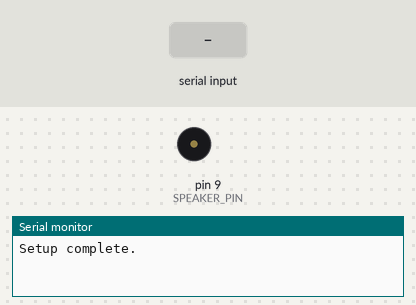
A sketch run on a simulated Arduino Uno, built with avr-gcc and run on an emulated ATmega328P. Shown: buzzer (waves = sounding), the last lines printed to the serial monitor. The test bench sets the inputs (shaded band).

Above: at 1.2 s.
1.3 s: "A90\n" received over Serial
At 2.1 s:
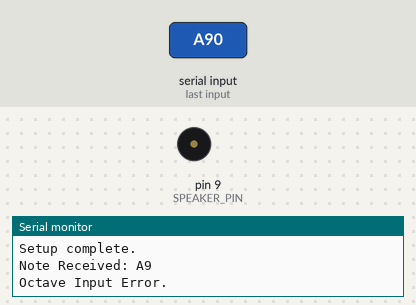
2.8 s: "a90\n" received over Serial
At 3.3 s:
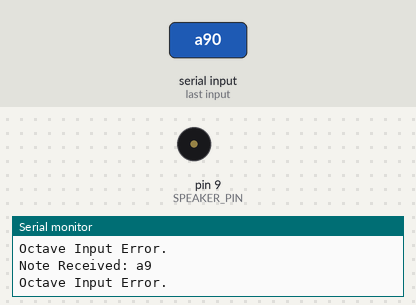
Timing chart, 0 to 5.8 s (numbered marks = the images above; inputs shaded):
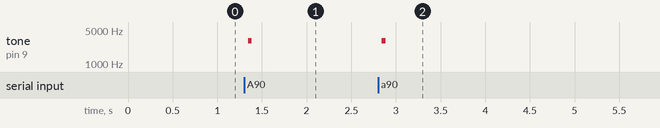

Measured:
- after the input at 1.3 s, tone on pin 9 (SPEAKER_PIN): silent → 2976 Hz at once, → silent 0.04 s later
- after the input at 2.8 s, tone on pin 9 (SPEAKER_PIN): silent → 2976 Hz at once, → silent 0.04 s later

The sketch:

Sound.ino
```cpp
#define SPEAKER_PIN 9

unsigned int duty = 50;

void setup() {
  // initialize speaker pin as an output.
  pinMode(SPEAKER_PIN, OUTPUT);
  // start serial monitor.
  Serial.begin(9600);

  // initialize timer1
  noInterrupts();           // disable all interrupts
  TCCR1A = 0;
  TCCR1B = 0;
  TCNT1  = 0;

  OCR1A = 41;                // 50KHz Freq.
  TCCR1B |= (1 << WGM12);   // CTC mode
  TCCR1B |= (1 << CS11);    // 8 prescaler
  TIMSK1 |= (1 << OCIE1A);  // enable timer compare interrupt
  interrupts(); // enable interrupts.
  Serial.println("Setup complete.");
}

// the loop function runs over and over again forever
void loop() {
//  playNote('B', 0, 5); // play a musical note.
//  delay(1000);
//  setFreq(500); // set frequency manually.
//  delay(1000);
//  turnOff(); // stop playing sounds.
//  delay(1000);
//  playNoteTime('C', 1, 4, 1000); // play note for duration.
//  delay(1000);
//  playTheme1();
//  delay(1000);
  readNote(); // read notes from serial monitor.
}

bool pinState = LOW;
int freqCounter = 0;
unsigned int onTime, offTime = 0;

// Timer1 Interrupt. Will run every 20us.
ISR(TIMER1_COMPA_vect)
{
  // turn off speaker.
  if (onTime == 0) {
      digitalWrite(SPEAKER_PIN, LOW);
      freqCounter = 0;
  }
  // start next cycle.
  else if (freqCounter <= 0) {
    pinState = !pinState;
    digitalWrite(SPEAKER_PIN, pinState);
    if (pinState) {
      freqCounter = onTime;
    }
    else {
      freqCounter = offTime;
    }
  }
  // count down to 0.
  else {
    freqCounter--;
  }
}

// set the timings to a given frequency.
void setFreq(float freq) {
  if (freq == 0) {
    onTime = 0;
    offTime = 0;
  }
  else {
    onTime = (50000 / freq) * (100 / duty);
    offTime = (50000 / freq) * (100 / (100 - duty));
  }
}

// turn off sound.
void turnOff() {
  playNote('0', 0, 0);
}


/////////// notes defined //////////
const float C = 16.35;
const float Cs = 17.32;
const float Db = Cs;
const float D = 18.35;
const float Ds = 19.45;
const float Eb = Ds;
const float E = 20.60;
const float Es = 21.83;
const float Fb = E;
const float F = Es;
const float Fs = 23.12;
const float Gb = Fs;
const float G = 24.50;
const float Gs = 25.96;
const float Ab = Gs;
const float A = 27.50;
const float As = 29.14;
const float Bb = As;
const float B = 30.87;
const float Bs = C * 2;
const float Cb = B;
/////////// end notes //////////

/* Play a note continously.
 *  char note: pitch of note to be played. Possible values 'A', 'B', 'C', 'D', 'E', 'F', 'G'
 *  unsigned int mod: 0 for natural, 1 for sharp, 2 for flat
 *  unsigned int octave: octave of the note to be played. Possible values 0-10.
 */
void playNote(char note, unsigned int mod, unsigned int octave) {
  float ret;
  if (octave > 10) {
      Serial.print("Octave ");
      note = 0;
      octave = 0;
  }
  switch(note) {
    case 'A':
    case 'a':
      switch (mod) {
        case 0:
          ret = A;
          break;
        case 1:
          ret = As;
          break;
        case 2:
          ret = Ab;
          break;
      }
      break;
    case 'B':
    case 'b':
      switch (mod) {
        case 0:
          ret = B;
          break;
        case 1:
          ret = Bs;
          break;
        case 2:
          ret = Bb;
          break;
      }
      break;
    case 'C':
    case 'c':
      switch (mod) {
        case 0:
          ret = C;
          break;
        case 1:
          ret = Cs;
          break;
        case 2:
          ret = Cb;
          break;
      }
      break;
    case 'D':
    case 'd':
      switch (mod) {
        case 0:
          ret = D;
          break;
        case 1:
          ret = Ds;
          break;
        case 2:
          ret = Db;
          break;
      }
      break;
    case 'E':
    case 'e':
      switch (mod) {
        case 0:
          ret = E;
          break;
        case 1:
          ret = Es;
          break;
        case 2:
          ret = Eb;
          break;
      }
      break;
    case 'F':
    case 'f':
      switch (mod) {
        case 0:
          ret = F;
          break;
        case 1:
          ret = Fs;
          break;
        case 2:
          ret = Fb;
          break;
      }
      break;
    case 'G':
    case 'g':
      switch (mod) {
        case 0:
          ret = G;
          break;
        case 1:
          ret = Gs;
          break;
        case 2:
          ret = Gb;
          break;
      }
      break;
    case '0':
      ret = 0;
      Serial.println("Turning Off.");
      break;
    default:
      Serial.println("Input Error.");
      ret = 0;
  }
  if (ret != 0) {
    Serial.print("Note Received: ");
    Serial.print(note);
    if (mod == 1) {
      Serial.print("s");
    }
    else if (mod == 2) {
      Serial.print("b");
    }
    Serial.println(octave);
  }
  setFreq(ret * pow(2, octave));
}

/* Play a note for a given duration.
 * char note: same as playNote.
 * unsigned int mod: same as playNote.
 * unsigned int octave: same as playNote.
 * unsigned int durationMS: duration in milliseconds to play the note.
 */
void playNoteTime(char note, unsigned int mod, unsigned int octave, unsigned int durationMS) {
  playNote(note, mod, octave);
  delay(durationMS);
  turnOff();
}

unsigned int readNote() {
  char note;
  unsigned int modIn, mod, octave = 0;
  while (Serial.available() < 2);
  note = Serial.read();
  modIn = Serial.read();
  if (modIn == 115 || modIn == 98) {
    if (modIn == 115) {
      mod = 1;
    }
    else {
      mod = 2;
    }
    while(Serial.available() < 1);
    octave = Serial.read() - 48;
  }
  else {
    octave = modIn - 48;
    mod = 0;
  }
  // Flush remaining characters.
  while (Serial.available() > 0) {
    Serial.read();
  }
  playNote(note, mod, octave);
}

// Imperial March measures 1-4 from http://www.musicnotes.com/sheetmusic/mtd.asp?ppn=MN0017607
void playTheme1() {
  int i = 0;
  // phrase 1
  for (i = 0; i < 2; i++) {
    playNoteTime('G', 0, 4, 490);
    delay(10);
  }
  for (i = 0; i < 2; i++) {
    playNoteTime('G', 0, 4, 490);
    delay(10);
    playNoteTime('E', 2, 4, 365);
    delay(10);
    playNoteTime('B', 2, 5, 115);
    delay(10);
  }
  playNoteTime('G', 0, 4, 990);
  delay(10);

  // phrase 2
  for (i = 0; i < 3; i++) {
    playNoteTime('D', 0, 5, 490);
    delay(10);
  }
  playNoteTime('E', 2, 5, 365);
  delay(10);
  playNoteTime('B', 2, 5, 115);
  delay(10);
  playNoteTime('G', 2, 4, 490);
  delay(10);
  playNoteTime('E', 2, 4, 365);
  delay(10);
  playNoteTime('B', 2, 5, 115);
  delay(10);
  playNoteTime('G', 2, 4, 990);
  delay(10);
}
```
